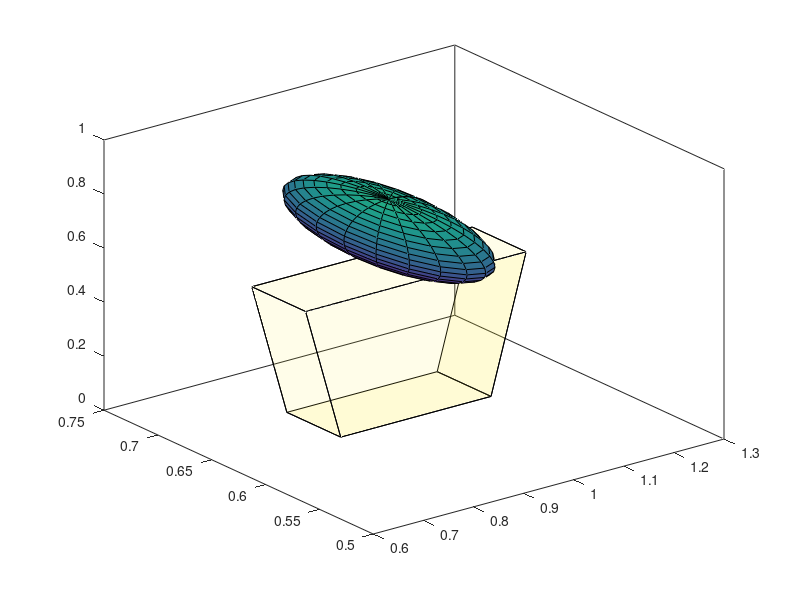

Reproduce this figure in MATLAB. (Note: this script raises an error after producing the figure.)
%% Draw reference man figure

function plotMan(right_shoulder_filt)

if ~exist('right_shoulder_filt');  right_shoulder_filt=[0.68 0.825 0.6];  end 

xCalc = [0.75 0.75 1.05 1.05 1.12 1.12 0.68 0.68];      % trapezoid x dimensions (bottom then top)
yCalc = [0.6 0.65 0.65 0.6 0.6 0.65 0.65 0.6];          % trapezoid y dimensions
zCalc = [0.1 0.1 0.1 0.1 0.6 0.6 0.6 0.6];              % trapezoid z dimensions

%bottom
fill3(xCalc([1 2 3 4]), yCalc([1 2 3 4]), zCalc([1 2 3 4]),1,'FaceAlpha',0.1); hold on
%up
fill3(xCalc([5 6 7 8]), yCalc([5 6 7 8]), zCalc([5 6 7 8]),1, 'FaceAlpha',0.1); hold on
%right
fill3(xCalc([3 4 5 6]), yCalc([3 4 5 6]), zCalc([3 4 5 6]),1, 'FaceAlpha',0.1); hold on
%left
fill3(xCalc([1 2 7 8]), yCalc([1 2 7 8]), zCalc([1 2 7 8]),1, 'FaceAlpha',0.1); hold on
%back
fill3(xCalc([1 4 5 8]), yCalc([1 4 5 8]), zCalc([1 4 5 8]),1, 'FaceAlpha',0.1); hold on
%front
fill3(xCalc([2 3 6 7]), yCalc([2 3 6 7]), zCalc([2 3 6 7]),1,'FaceAlpha',0.1); hold on

% head  
head=[0.9,0.625,0.75]; 
headRadii=[.09 .09 .11];
ellipsoid(head(1),head(2),head(3), headRadii(1),headRadii(2),headRadii(3)); 

% right arm
shoulderR=[0.68 0.625 0.6]; 
elbowR=[0.65 0.625 0.3];
upperarmR=vertcat(shoulderR,elbowR);
fill3(upperarmR(:,1),upperarmR(:,2),upperarmR(:,3),'-','Linewidth',6)
wristR=[0.6 0.625 0.16];
rightArm=vertcat(elbowR,wristR);
fill3(rightArm(:,1),rightArm(:,2),rightArm(:,3),'-','Linewidth',6)

% left arm
shoulderL=[1.12 0.625 0.6]; 
elbowL=[1.15 0.625 0.3];
upperarmL=vertcat(shoulderL,elbowL);
fill3(upperarmL(:,1),upperarmL(:,2),upperarmL(:,3),'-','Linewidth',6)
handL=[1.2 0.625 0.16];
leftArm=vertcat(elbowL,handL);
fill3(leftArm(:,1),leftArm(:,2),leftArm(:,3),'-','Linewidth',6)

% right leg
hipR=[0.77 0.625 0.1]; 
ankleR=[0.75 0.625 -0.5];
rightLeg=vertcat(hipR,ankleR);
fill3(rightLeg(:,1),rightLeg(:,2),rightLeg(:,3),'-','Linewidth',8)

% left leg
hipL=[1.02 0.625 0.1]; 
ankleL=[1.05 0.625 -0.5];
leftLeg=vertcat(hipL,ankleL);
fill3(leftLeg(:,1),leftLeg(:,2),leftLeg(:,3),'-','Linewidth',8)

axis equal
grid on
